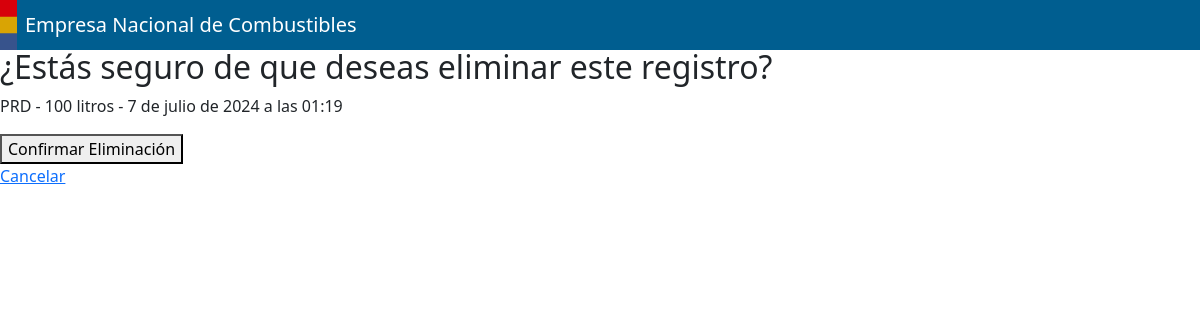
The app's page /eliminarRegistro/1/, older data.
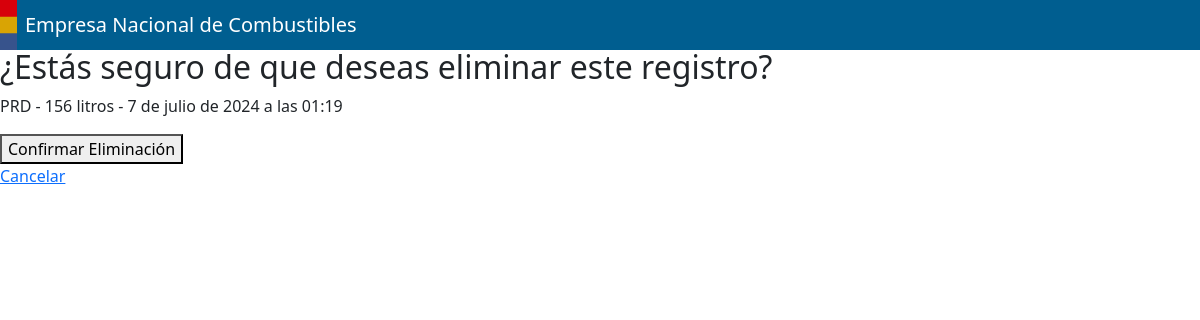
The same page, newer data.
### core/models.py (models this page shows, shortened)
class combustible(models.Model):
    codigo = models.ForeignKey(codigoPlanta, on_delete=models.CASCADE)
    producto = models.ForeignKey(producto, on_delete=models.CASCADE)
    litros = models.IntegerField()
    fecha_hora = models.DateTimeField(auto_now_add=True)
    fecha_modificacion = models.DateTimeField(auto_now_add=True)
    usuario_modificador = models.ForeignKey(User, on_delete=models.SET_NULL, null=True, blank=True, related_name='modificaciones')
    eliminado = models.BooleanField(default=False)
    operario = models.ForeignKey(User, on_delete=models.CASCADE)
    turno = models.CharField(
        max_length=2,
        choices=TURNO_CHOICES,
        default='-'
    )

class codigoPlanta(models.Model):
    clave = models.CharField(max_length=3, unique=True)
    descripcion = models.CharField(max_length=100)
    productos = models.ManyToManyField(producto, related_name='codigos')
    def __str__(self):
        return self.clave

### core/views.py (the view)
# urls.py: path('eliminarRegistro/<int:pk>/', views.eliminar_registro, name='eliminar_registro'),
def eliminar_registro(request, pk):
    registro = get_object_or_404(combustible, pk=pk)
    if request.method == 'POST':
        registro.eliminar()  # Llamar al método de eliminación lógica
        registro.fecha_modificacion = timezone.now()
        registro.usuario_modificador = request.user
        registro.save()
        return redirect('listar_registros')
    context = {
        'registro': registro
    }
    return render(request, 'core/eliminarRegistro.html', context)

### core/templates/core/eliminarRegistro.html (shortened to what this page needs)
{% extends 'core/base.html' %}
{% load static %}
{% block content %}
<br><br>
<body>
    <h2>¿Estás seguro de que deseas eliminar este registro?</h2>
    <p>{{ registro.codigo }} - {{ registro.litros }} litros - {{ registro.fecha_hora }}</p>
    <form action="{% url 'eliminar_registro' registro.pk %}" method="post">
        <button type="submit">Confirmar Eliminación</button>
    </form>
    <a href="{% url 'home' %}">Cancelar</a>
</body>
</html>
{% endblock %}

Row changes from the older to the newer data that the page shows:
changed combustible "PRD": litros "100" → "156"
